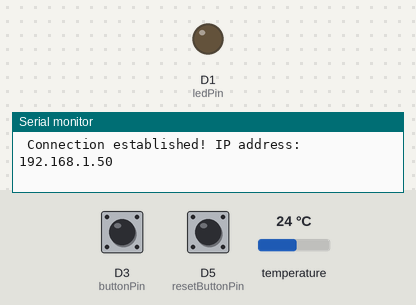
Recording of a program running on a simulated ESP8266 (NodeMCU). Shown: output pins drawn as LEDs (lit = HIGH), the last lines printed to the serial monitor. The test bench sets the inputs (shaded band); at power-on: D3 (buttonPin) HIGH, D5 (resetButtonPin) HIGH, temperature 24 °C. WiFi joins after 1.5 s; servers stay silent unless stated; uploads are accepted with an empty reply.

Above: at 2.7 s.
2.8 s: D3 (buttonPin) pulled LOW for 0.15 s
At 4.1 s:
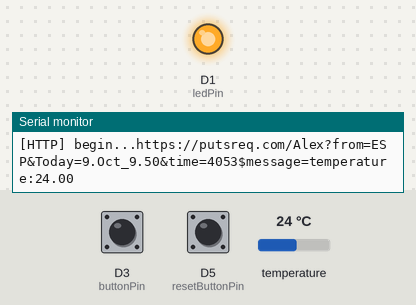
5.9 s: D3 (buttonPin) pulled LOW for 1 s
At 7.1 s:
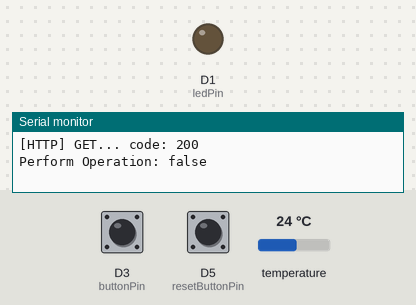
Timing chart, 0 to 8.9 s (numbered marks = the images above; inputs shaded):
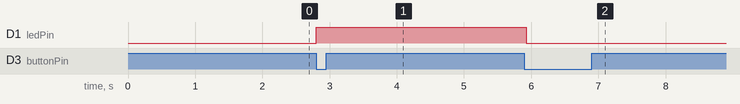

Measured:
- after the input at 2.8 s, D1 (ledPin): LOW → HIGH at once
- after the input at 5.9 s, D1 (ledPin): HIGH → LOW at once

The program:

main.cpp
```cpp
#include "Modules\WifiConnectModule.h"
#include "Modules\MDnsModule.h"
#include "PutsReqModule.h"
#include "WebServer.h"
#include "DhtReader.h"

DhtReader dhtReader;

std::array<BaseModule*, 3> modules{
    new WifiConnectModule(),
    new PutsReqModule(dhtReader),
    //new MDnsModule(),
    new WebServer()
};

void setup() {
    Serial.begin(115200);

    for (BaseModule* module : modules) {
        module->setup();
  }
}

void loop() {
    for (BaseModule* module : modules) {
        module->loop();
    }
}
```

DhtReader.h
```cpp
#ifndef DHT_READER /* guard */
#define DHT_READER

#include <Adafruit_Sensor.h>
#include <DHT_U.h>

#define DHTTYPE DHT11

DHT_Unified dhtSensor(D6, DHTTYPE); //MOVE Inside

class DhtReader {

   public:
    DhtReader() {}

    float readTemperature() {

        sensors_event_t event;
        dhtSensor.temperature().getEvent(&event);
        if (isnan(event.temperature)) {
            Serial.println(F("Error reading temperature!"));
        }
        else {
            Serial.printf("Temperature: \t %f °C\n", event.temperature);
        }

        return event.temperature;
    }

    void printSensorDetails() {
        sensor_t sensor;
        dhtSensor.temperature().getSensor(&sensor);

         // Print temperature sensor details.
        Serial.println(F("------------------------------------"));
        Serial.println(F("Temperature Sensor"));
        Serial.print  (F("Sensor Type: ")); Serial.println(sensor.name);
        Serial.print  (F("Driver Ver:  ")); Serial.println(sensor.version);
        Serial.print  (F("Unique ID:   ")); Serial.println(sensor.sensor_id);
        Serial.print  (F("Max Value:   ")); Serial.print(sensor.max_value); Serial.println(F("°C"));
        Serial.print  (F("Min Value:   ")); Serial.print(sensor.min_value); Serial.println(F("°C"));
        Serial.print  (F("Resolution:  ")); Serial.print(sensor.resolution); Serial.println(F("°C"));
        Serial.println(F("------------------------------------"));

        // Print humidity sensor details.
        dhtSensor.humidity().getSensor(&sensor);
        Serial.println(F("Humidity Sensor"));
        Serial.print  (F("Sensor Type: ")); Serial.println(sensor.name);
        Serial.print  (F("Driver Ver:  ")); Serial.println(sensor.version);
        Serial.print  (F("Unique ID:   ")); Serial.println(sensor.sensor_id);
        Serial.print  (F("Max Value:   ")); Serial.print(sensor.max_value); Serial.println(F("%"));
        Serial.print  (F("Min Value:   ")); Serial.print(sensor.min_value); Serial.println(F("%"));
        Serial.print  (F("Resolution:  ")); Serial.print(sensor.resolution); Serial.println(F("%"));
        Serial.println(F("------------------------------------"));

        Serial.printf("min delay %i", sensor.min_delay/1000);
    }
};
#endif
```

BaseModule.h
```cpp
#ifndef BASE_MODULE /* guard */
#define BASE_MODULE

class BaseModule {

   public:
      virtual void setup() = 0;
      virtual void loop() = 0;
};

#endif
```

MDnsModule.h
```cpp
#ifndef NET_MDNS /* guard */
#define NET_MDNS

#include <ESP8266mDNS.h>
#include "BaseModule.h"

class MDnsModule: public BaseModule {

    String moduleName = "esp8266"; //TODO: configure

   public:
    MDnsModule() {}

    void setup() {
        if (!MDNS.begin(moduleName)) {
            // Start the mDNS responder for esp8266.local
            Serial.println("Error setting up MDNS responder!"); //TODO: generic "logger"
        }
        Serial.println("mDNS responder started");
    }

    void loop() {}
};


#endif
```

WifiConnectModule.h
```cpp
#ifndef WIFI_CONNECT_MODULE /* guard */
#define WIFI_CONNECT_MODULE

// `<..>` - compiler searches in pre-defined locations first
#include <ESP8266WiFi.h>
#include <ESPAsyncWebServer.h>
#include <ESPAsyncWiFiManager.h>

#include "BaseModule.h"

// launches wifi AP mode if no safed config or when D5 button is pressed
class WifiConnectModule: public BaseModule {

    int resetButtonPin = D5;    //TODO: configure button
    bool prevResetButtonState = false;  //TODO: button management

   public:
    WifiConnectModule(){}

    void setup() {
        pinMode(resetButtonPin, INPUT_PULLUP);
        autoConnect();
    }

    void loop() {
        // wait for WiFi connection
        if ((WiFi.status() != WL_CONNECTED)) {
            Serial.println("Wifi not connected, will wait 10 sec...");
            delay(10000);
        }

        // flip state if button was pressed (changed from 0 -> 1)
        bool currButtonState = !digitalRead(resetButtonPin);
        if (!prevResetButtonState && currButtonState) {
            Serial.println("Reset Buton Pressed - WiFi settings to be invalidated");
            WiFi.disconnect(true);
            delay(1000);
            //autoConnect();
            ESP.reset(); //TODO: temp hach not to occupy web server port.
        }
        prevResetButtonState = currButtonState;
    }

   private:
    void autoConnect() {
        AsyncWebServer server(80);
        DNSServer dns;
        AsyncWiFiManager wifiManager(&server, &dns);

        wifiManager.autoConnect();

        Serial.printf("\n Connection established! IP address:\t ");
        Serial.println(WiFi.localIP());
    }
};

#endif
```

PutsReqModule.h
```cpp
#ifndef HTTP_PUTSREQ_WRITER /* guard */
#define HTTP_PUTSREQ_WRITER

#include <Arduino.h>
#include <WiFiClient.h>
#include <ESP8266HTTPClient.h>
#include <ESP8266WiFi.h>
#include <DhtReader.h>
#include "Modules\BaseModule.h"

class PutsReqModule : public BaseModule  {

    const uint8_t fingerprint[20] = {0x14, 0xe1, 0x0e, 0x30, 0x31, 0x9b, 0x12, 0xf3, 0xa0, 0x91, 0xe3, 0x61, 0xf2, 0x32, 0x39, 0x2a, 0xf2, 0xc6, 0x31, 0x33};

    int ledPin = D1;
    int buttonPin = D3;

    bool prevButtonState = false;
    bool perfomOperation = false;

    DhtReader dhtReader;

   public:
    PutsReqModule(DhtReader dht) : dhtReader(dht) {}

    void setup() {
        pinMode(ledPin, OUTPUT);
        pinMode(buttonPin, INPUT_PULLUP);
    }

    void loop() {

        // flip state if button was pressed (changed from 0 -> 1)
        bool currButtonState = !digitalRead(buttonPin);

        if (!prevButtonState && currButtonState) {
            perfomOperation = !perfomOperation;
            Serial.printf("Perform Operation: %s\n", perfomOperation ? "true" : "false");
        }

        prevButtonState = currButtonState;

        digitalWrite(ledPin, perfomOperation);

        if (perfomOperation && (millis() % 2000)) {

            float temp = dhtReader.readTemperature();
            String message = "temperature:" + String(temp);
            SendReq(message);
        }
    }

   private:
    void SendReq(String message) {
        std::unique_ptr<BearSSL::WiFiClientSecure> client(new BearSSL::WiFiClientSecure);
        client->setFingerprint(fingerprint);

        HTTPClient https;

        String url = "https://putsreq.com/Alex?from=ESP&Today=9.Oct_9.50&time=";
        url += millis();
        url += "$message=" + message;

        Serial.println("[HTTP] begin..." + url);

        if (https.begin(*client, url)) {
            // start connection and send HTTP header
            int httpCode = https.GET();

            // httpCode will be negative on error
            if (httpCode < 0) {
                Serial.printf("[HTTP] GET... failed, error: %s\n", https.errorToString(httpCode).c_str());
            } else {
                Serial.printf("[HTTP] GET... code: %d\n", httpCode);

                // file found at server
                if (httpCode == HTTP_CODE_OK || httpCode == HTTP_CODE_MOVED_PERMANENTLY) {
                    String payload = https.getString();
                    Serial.println(payload);
                }
            }

            https.end();
        } else {
            Serial.printf("[HTTP} Unable to connect\n");
        }
    }
};
#endif
```

WebServer.h
```cpp
#ifndef WEB_SERVER /* guard */
#define WEB_SERVER

#include <Arduino.h>
#include <ESP8266WiFi.h>
#include <ESPAsyncTCP.h>
#include <ESPAsyncWebServer.h>
#include "Modules\BaseModule.h"

class WebServer : public BaseModule  {

    //DhtReader dhtReader;

    AsyncWebServer server;

   public:
    WebServer() : server(80) {
        //dhtReader = dht;
    }

    void setup() {
        server.on("/", HTTP_GET, getRoot);
        server.on("/message", HTTP_GET, getMessage);
        server.on("/message", HTTP_POST, postMessage);

        server.on("/temp", HTTP_GET, std::bind(&WebServer::getTemperature, this, std::placeholders::_1));
        server.onNotFound(notFound);
        server.begin();
    }

    void loop() {}

   private:

    void getTemperature(AsyncWebServerRequest *request){
        DhtReader dhtReader;
        dhtReader.printSensorDetails();
        delay(2000);
        float temp = dhtReader.readTemperature();
        String body = "Temperature:\t" + String(temp);
        request->send(200, "text/plain", body);
    }

    static void getRoot(AsyncWebServerRequest *request){
        request->send(200, "text/plain", "Hello, world");
    }

    // Send a GET request to <IP>/get?message=<message>
    static void getMessage(AsyncWebServerRequest *request) {
        String message;
        if (request->hasParam("message")) {
            message = request->getParam("message")->value();
        } else {
            message = "No message sent";
        }
        request->send(200, "text/plain", "Hello, GET: " + message);
    }

    // Send a POST request to <IP>/post with a form field message set to <message>
    static void postMessage(AsyncWebServerRequest *request) {
        String message;
        if (request->hasParam("message", true)) {
            message = request->getParam("message", true)->value();
        } else {
            message = "No message sent";
        }
        request->send(200, "text/plain", "Hello, POST: " + message);
    }

    static void notFound(AsyncWebServerRequest *request) {
        request->send(404, "text/plain", "Not found");
    }

};
#endif
```
